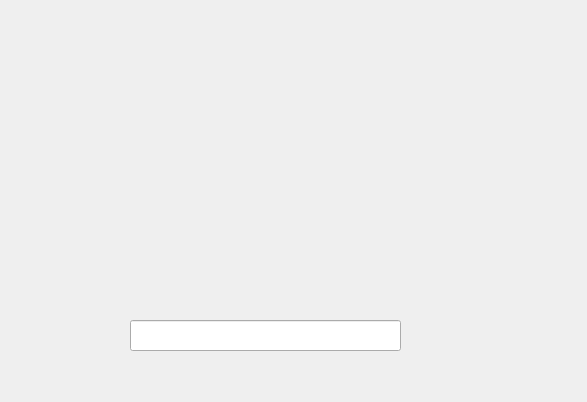
<?xml version="1.0" encoding="UTF-8"?>
<ui version="4.0">
 <class>Form</class>
 <widget class="QWidget" name="Form">
  <property name="geometry">
   <rect>
    <x>0</x>
    <y>0</y>
    <width>587</width>
    <height>402</height>
   </rect>
  </property>
  <property name="windowTitle">
   <string>Form</string>
  </property>
  <widget class="QLineEdit" name="lineEdit">
   <property name="geometry">
    <rect>
     <x>130</x>
     <y>320</y>
     <width>271</width>
     <height>31</height>
    </rect>
   </property>
  </widget>
 </widget>
 <resources/>
 <connections/>
</ui>
